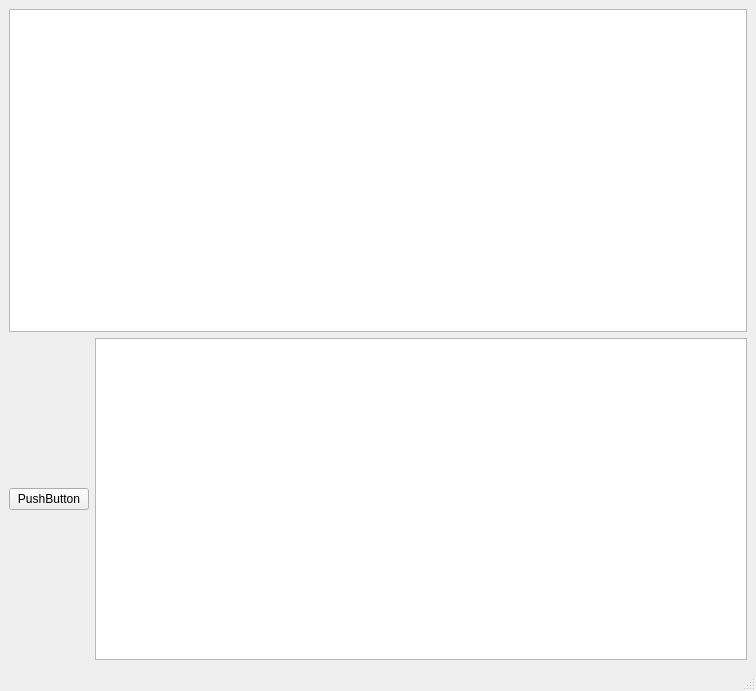
<?xml version="1.0" encoding="UTF-8"?>
<ui version="4.0">
 <class>MainWindow</class>
 <widget class="QMainWindow" name="MainWindow">
  <property name="geometry">
   <rect>
    <x>0</x>
    <y>0</y>
    <width>756</width>
    <height>691</height>
   </rect>
  </property>
  <property name="windowTitle">
   <string>MainWindow</string>
  </property>
  <widget class="QWidget" name="centralwidget">
   <layout class="QGridLayout" name="gridLayout_2">
    <item row="1" column="0">
     <layout class="QVBoxLayout" name="verticalLayout">
      <property name="sizeConstraint">
       <enum>QLayout::SetDefaultConstraint</enum>
      </property>
      <item>
       <widget class="QTextEdit" name="textEdit"/>
      </item>
      <item>
       <layout class="QGridLayout" name="gridLayout">
        <item row="0" column="0">
         <layout class="QHBoxLayout" name="horizontalLayout_2">
          <item>
           <widget class="QPushButton" name="pushButton">
            <property name="text">
             <string>PushButton</string>
            </property>
           </widget>
          </item>
          <item>
           <widget class="QTextEdit" name="textEdit_2"/>
          </item>
         </layout>
        </item>
       </layout>
      </item>
     </layout>
    </item>
   </layout>
  </widget>
  <widget class="QMenuBar" name="menubar">
   <property name="geometry">
    <rect>
     <x>0</x>
     <y>0</y>
     <width>756</width>
     <height>23</height>
    </rect>
   </property>
  </widget>
  <widget class="QStatusBar" name="statusbar"/>
 </widget>
 <resources/>
 <connections/>
</ui>
